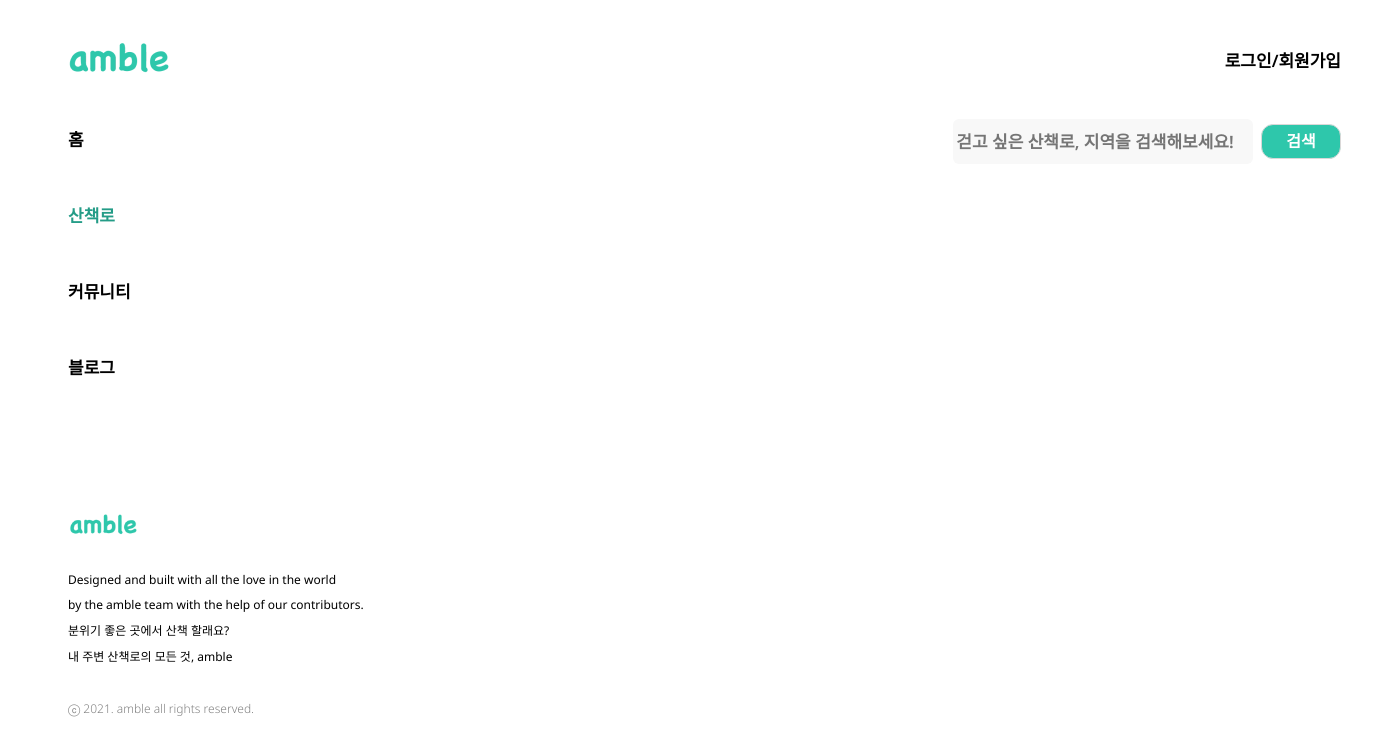
/trail, run on an earlier commit of the app's database.
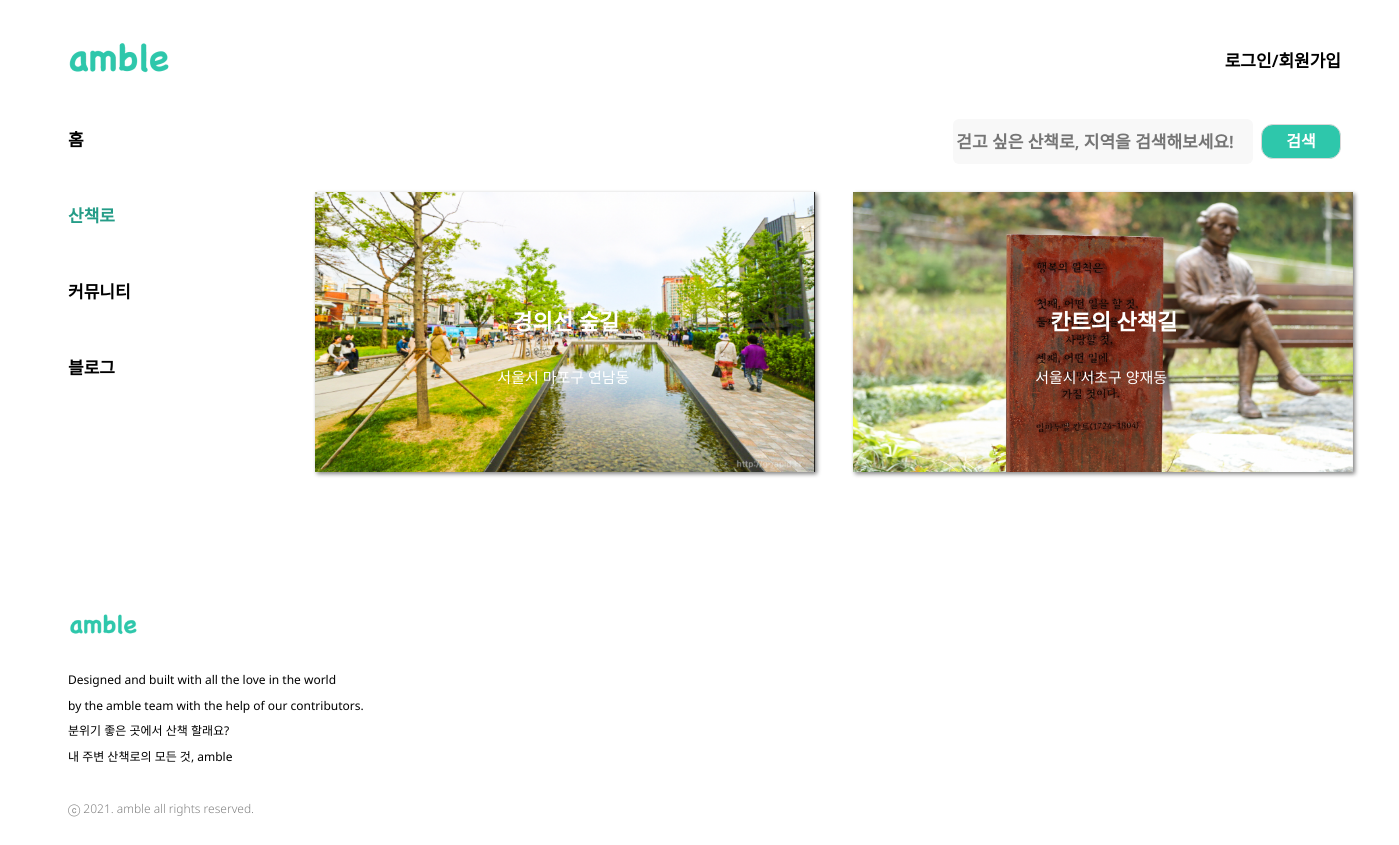
And on a later commit of the database.
### trail/models.py (models this page shows, shortened)
class Trail(models.Model):
    name = models.CharField(max_length=200)
    img = models.ImageField(upload_to='images/')
    location = models.CharField(max_length=200)
    link = models.CharField(max_length=300)
    content = models.TextField(max_length=1000)
    hashtag = models.ManyToManyField(HashTag)

### trail/views.py (the view)
# urls.py: path('trail', trail.trail, name="trail"),
def trail(request):
    trail = Trail.objects
    return render(request, 'trail.html', {'trails': trail})

### trail/templates/trail.html (shortened to what this page needs)
{% load static %}
<!DOCTYPE html>
<html lang="en">
    <head>
    </head>
    <body>
        <div class="head-wrapper">
            <img src="{% static 'logo.png' %}">
            <div class="login-wrapper">
            {% if not user.is_authenticated %}
                <a href="{% url 'login' %}">로그인/회원가입</a>
            {% endif %}
            </div>
        </div>
        <div class="body-wrapper">
            <div class="body-navbar">
                <div class="navbar-item"><a href="{% url 'home' %}">홈</a></div>
                <div class="navbar-item"><a href="{% url 'trail' %}" id="nav-location">산책로</a></div>
                <div class="navbar-item"><a href="{% url 'community' %}">커뮤니티</a></div>
                <div class="navbar-item"><a href="{% url 'blog' %}">블로그</a></div>
            </div>
            <div>
                <form class="search-wrapper" action="{% url 'search' %}" method="post">
                    <input class="search-input" type="search" placeholder="걷고 싶은 산책로, 지역을 검색해보세요!" aria-label="Search" name="q" value="{{q}}">
                    <button class="search-button" type="submit">검색</button>
                </form>
                <div class="trail-wrapper">
                    {% if not trails %}
                        <div>검색 결과가 없습니다.</div>
                    {% else %}
                        {% for trail in trails.all %}
                        <div class="trail-item">
                            <a  href="{% url 'trail_detail' trail.id %}">
                                {% if trail.img.url != None %}
                                <img src="{{ trail.img.url }}" width="500px" height="280px">
                                {% endif %}
                                <div class="trail-name">{{ trail.name }}</div>
                                <div class="trail-location">{{ trail.location }}</div>
                            </a>
                        </div>
                        {% endfor %}
                        {% endif %}
                </div>
            </div>
        </div>
        <footer class="footer">
            <img class="footer-img" src="{% static 'logo.png' %}" width="100px"><br>
            <div class="footer-content">Designed and built with all the love in the world <br>by the amble team with the help of our contributors.</div>
            <div class="footer-content">
                분위기 좋은 곳에서 산책 할래요?<br>
                내 주변 산책로의 모든 것, amble<br>
            </div>
            <br>
            <div class="footer-rights">ⓒ 2021. amble all rights reserved.</div>
        </footer>
    </body>
</html>

### trail/templates/trail.html (style rules this page uses)
* { font-family: 'Noto Sans', sans-serif; color: black; font-size: 17px; font-weight: 600; line-height: 25.88px; }
.head-wrapper { display: flex; justify-content: space-between; padding-left: 36px; padding-right: 50px; }
.login-wrapper { padding-top: 40px; }
.body-wrapper { display: grid; grid-template-columns: 2fr 7fr; font-weight: 800; padding-top: 8px; }
.body-navbar { padding-left: 60px; padding-top: 8px; }
.navbar-item { padding-bottom: 50px; }
a { text-decoration: none; }
#nav-location { color: #249C87; }
.search-wrapper { display: flex; justify-content: flex-end; padding-right: 50px; padding-bottom: 28px; align-items: center; }
.search-input { background-color: #F8F8F8; border: none; height: 45px; width: 300px; border-radius: 6px; text-align: center; margin-right: 8px; }
.search-button { font-size: 16px; background-color: #2EC7AB; color: white; height: 35px; width: 80px; border-radius: 12px; border: 1px solid #DAD8D8 }
.trail-wrapper { display: grid; grid-template-columns: 1fr 1fr; justify-content: space-between; }
.trail-item { opacity: 1; filter: drop-shadow(2px 2px 2px gray); }
.trail-name { position: relative; left: 197px; top: -170px; font-size: 22px; font-weight: 600; color: white; }
.trail-location { position: relative; left: 182px; top: -140px; font-size: 15px; font-weight: 300; color: white; }
.footer { padding-top: 60px; }
.footer-img { padding-left: 45px; font-weight: 400; }
.footer-content { padding-left: 60px; font-weight: 400; font-size: 12px; }
.footer-rights { padding-left: 60px; padding-bottom: 30px; font-weight: 300; color: gray; font-size: 12px; }

What changed in the data, as far as the page shows it:
added Trail: img (picture), name "경의선 숲길", location "서울시 마포구 연남동"
added Trail: img (picture), name "칸트의 산책길", location "서울시 서초구 양재동"
